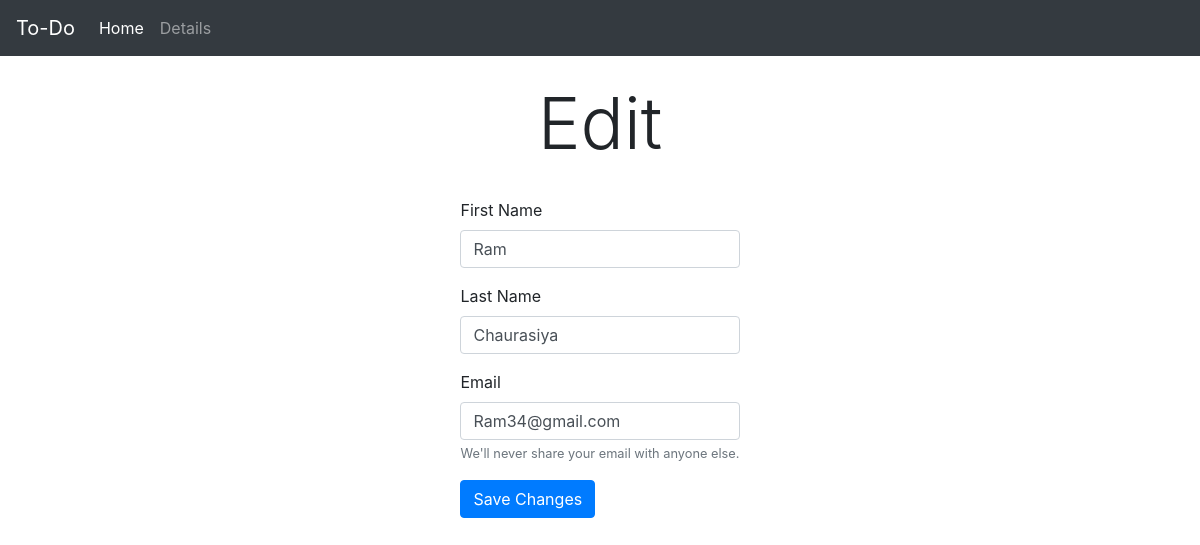
/edit/24, run on the app's committed database.
### todo/models.py (models this page shows)
class User(models.Model):
    fname = models.CharField(max_length=100)
    lname = models.CharField(max_length=100)
    email = models.EmailField(max_length=500)

### crud/views.py (the view)
# urls.py: path('edit/<int:edit_id>', views.edit),
def edit(request, edit_id):
    user = User.objects.get(id=edit_id)
    data = {'d': user}
    return render(request, 'edit.html', data)

### templates/edit.html (shortened to what this page needs)
{% extends 'base.html' %}
{% block content %}
<h1 class="display-3 text-center">Edit</h1>
<div class='container d-flex justify-content-around'>
<form  action="/updaterecord/{{d.id}}" method="post">
  <div class="form-group">
    <label for="exampleInputEmail1">First Name</label>
    <input name="fname" type="text" value="{{d.fname}}" class="form-control" id="exampleInputEmail1" aria-describedby="emailHelp" placeholder="Enter First Name">
  </div>
     <div class="form-group">
    <label for="exampleInputEmail1">Last Name</label>
    <input name="lname" type="text" value="{{d.lname}}" class="form-control" id="exampleInputEmail2" aria-describedby="emailHelp" placeholder="Enter Last Name">
  </div>
     <div class="form-group">
    <label for="exampleInputEmail1">Email</label>
    <input name="email" type="text" value="{{d.email}}" class="form-control" id="exampleInputEmail3" aria-describedby="emailHelp" placeholder="Enter Email">
    <small id="emailHelp2" class="form-text text-muted">We'll never share your email with anyone else.</small>
  </div>
  <button type="submit" class="btn btn-primary">Save Changes</button>
</form>
</div>
{% endblock %}

### data on the page
User: fname "Ram", lname "Chaurasiya", email "Ram34@gmail.com"
